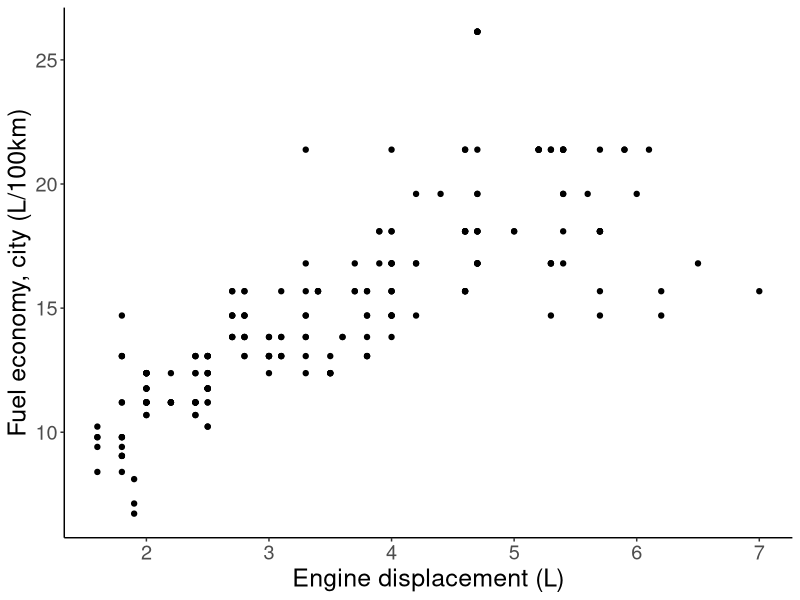
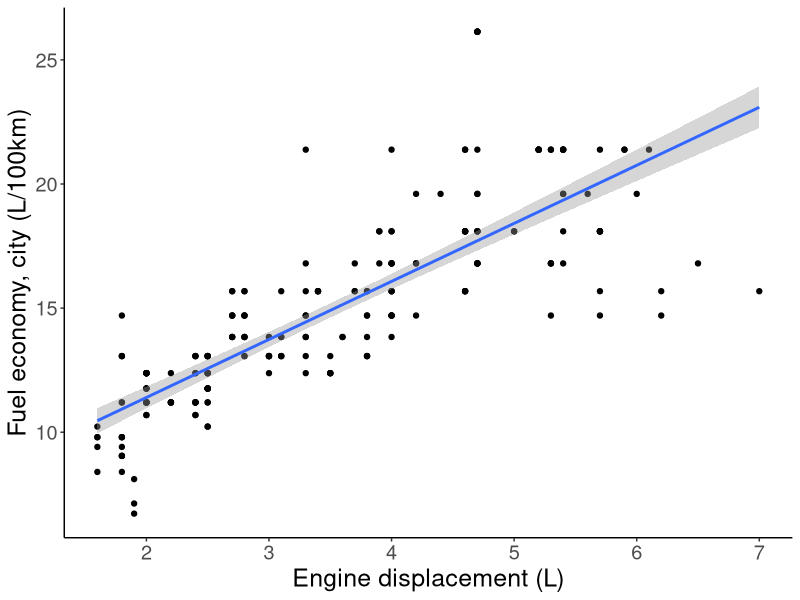
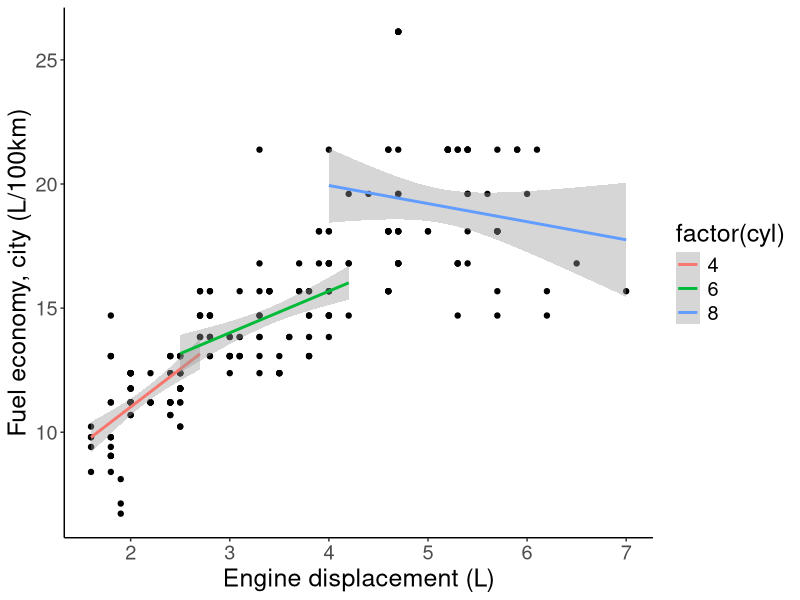
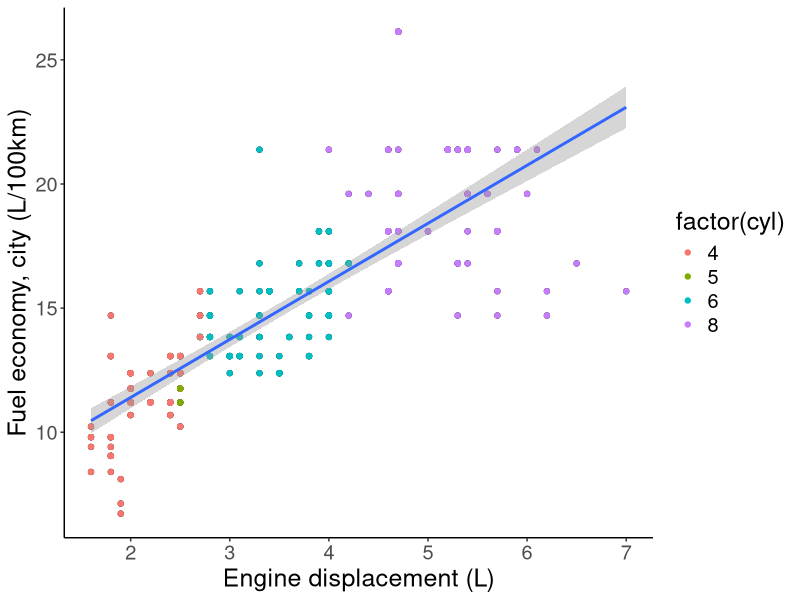
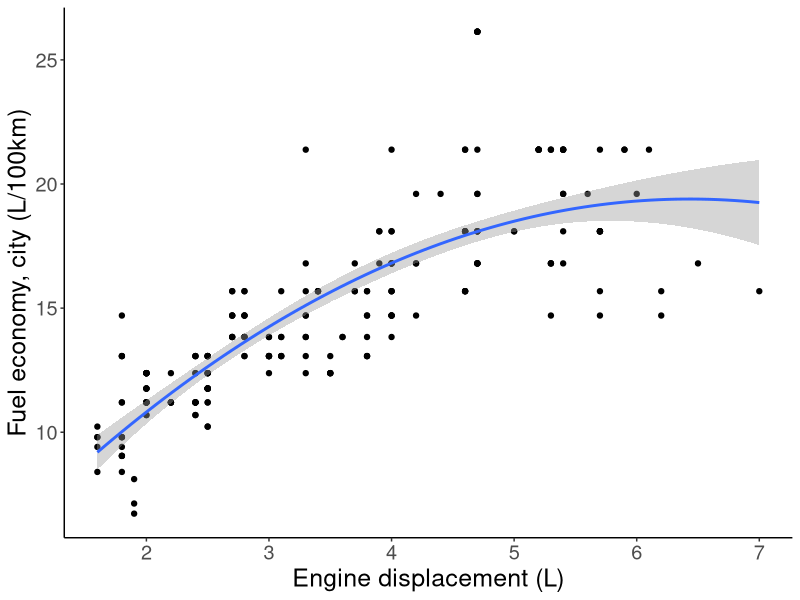
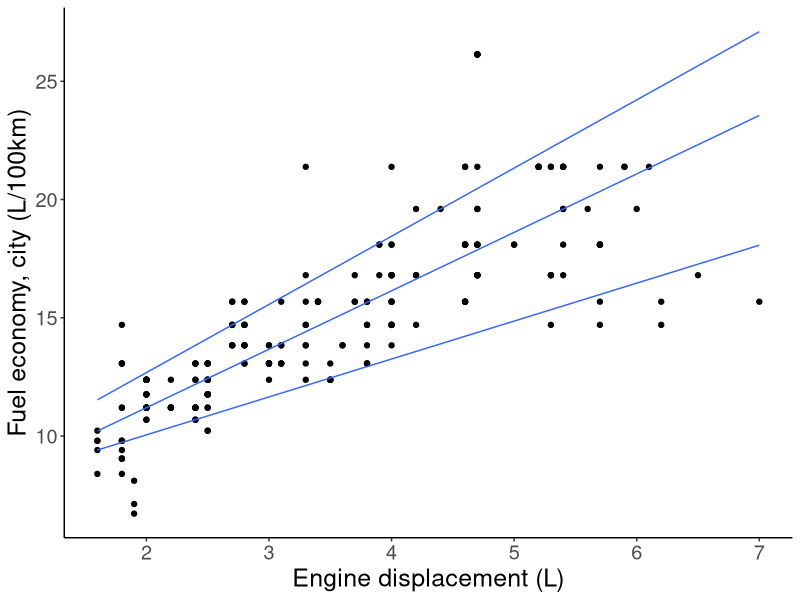
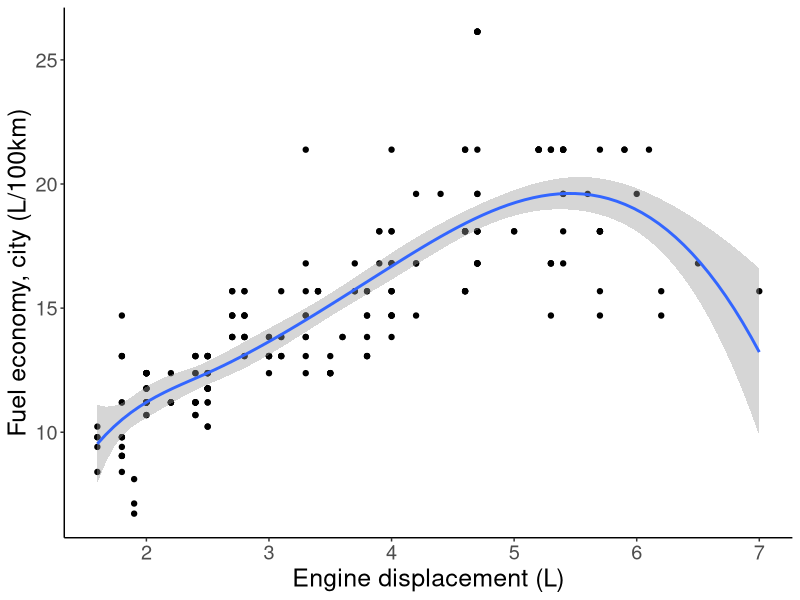
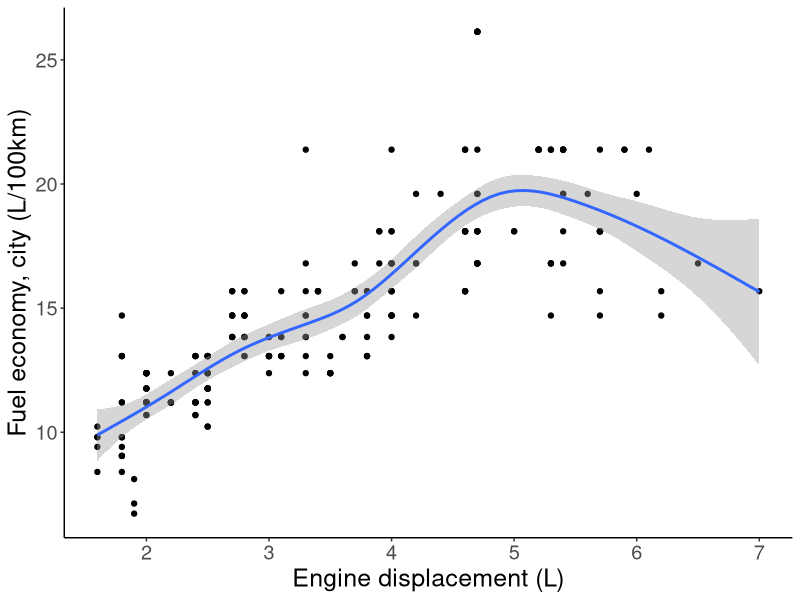

These figures' R source, in order:
## ---- chunk 1
knitr::opts_chunk$set(echo = TRUE)
library(tidyverse)
my_theme = theme_classic() + 
  theme(text = element_text(size=18))
## ---- chunk 2
mpg |> mutate(city_l100km = 235.214583 / cty) |>
   ggplot(aes(x =displ, y= city_l100km)) + geom_point() +
   labs(x = "Engine displacement (L)",
        y = "Fuel economy, city (L/100km)") + my_theme
## ---- chunk 3
p <- mpg |> mutate(city_l100km = 235.214583 / cty) |>
       ggplot(aes(x =displ, y= city_l100km)) + geom_point() +
       labs(x = "Engine displacement (L)",
            y = "Fuel economy, city (L/100km)") +
       my_theme
## ---- chunk 4
p + geom_smooth(method = "lm", formula = y ~ x)
## ---- chunk 5
p + geom_smooth(aes(color = factor(cyl)), method = "lm", formula = y ~ x)
## ---- chunk 6
p + geom_point(aes(color = factor(cyl))) + 
  geom_smooth(method = "lm", formula = y ~ x) 
## ---- chunk 7
p + geom_smooth(method = "lm", formula = y ~ poly(x,2))
## ---- chunk 8
p + geom_quantile(method = "rqss", formula = y ~ x,
                  quantiles = c(0.1, 0.5, 0.9))
## ---- chunk 9
p + geom_smooth(method = "lm", 
                formula = y ~ splines::bs(x, df = 5))
## ---- chunk 10
p + geom_smooth(method = "gam", 
                formula = y ~ s(x, bs="cs"))
## ---- chunk 11
p + geom_smooth(method = "loess", 
                formula = y ~ x) 
## ---- chunk 12
p + geom_smooth(method = "loess", formula = y ~ x,
                span = 0.3) 
## ---- chunk 13
p + geom_smooth(aes(color = "Linear"), method = "lm", se=FALSE) +
    geom_smooth(aes(color = "GAM"), method = "gam", se=FALSE) +
    geom_smooth(aes(color = "LOESS"), method = "loess", formula = y ~ x, se=FALSE) +
    labs(color = "Type")
## ---- chunk 14
p + geom_smooth(method = "lm", se=FALSE, formula = y ~ x) +
  facet_wrap( ~ class)
## ---- chunk 15
p + geom_smooth(method = "lm", se=TRUE, 
                fullrange = TRUE, level = 0.50) + xlim(1,8)
## ---- chunk 16
p + geom_smooth(method = "loess", formula = y ~ x, orientation = "y")
## ---- chunk 17
p + geom_smooth(method = "lm", formula = y ~ x, color = "red") + 
  geom_smooth(method = "lm", formula = y ~ x, orientation = "y")
